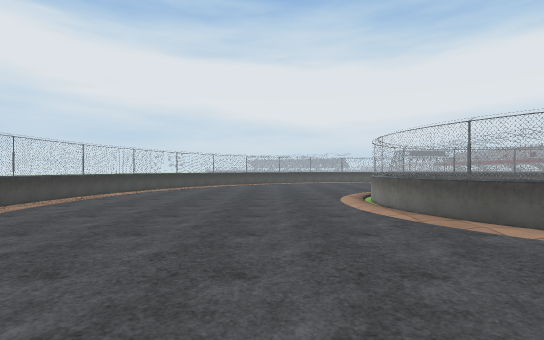
[1] (above)

24 first-person views from a walk through a Unity game level. The camera is 1.4 m above the floor, looks level and sees 85° across. The floor is counted in squares, 2 m on a side. Each view is taken from the middle of a square. On the plan, view 1 faces up. The plan holds only what a view shows up to about 10 squares ahead; the rest is blank. The place goes on beyond the plan. Some surface patterns are stand-ins.

[2]
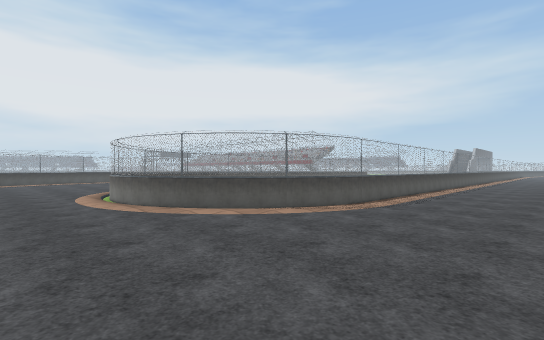

[3]
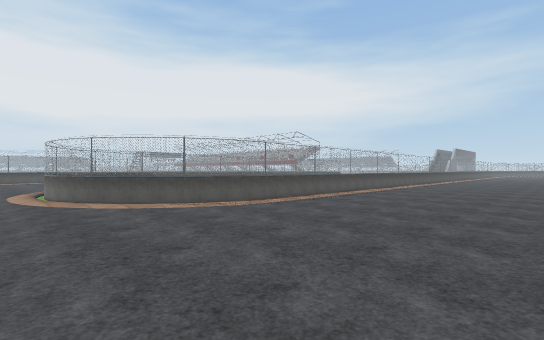

[4]
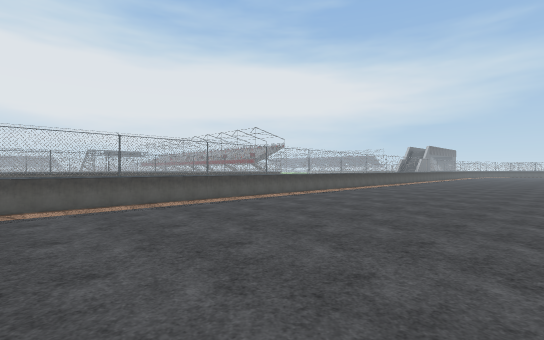

[5]
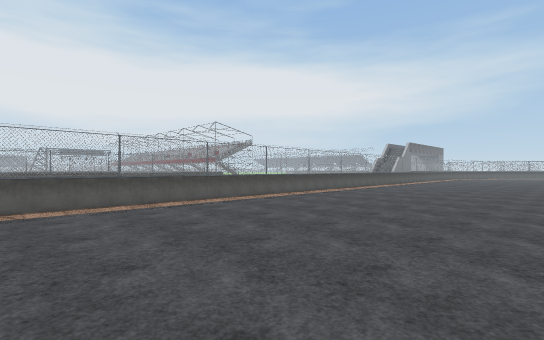

[6]
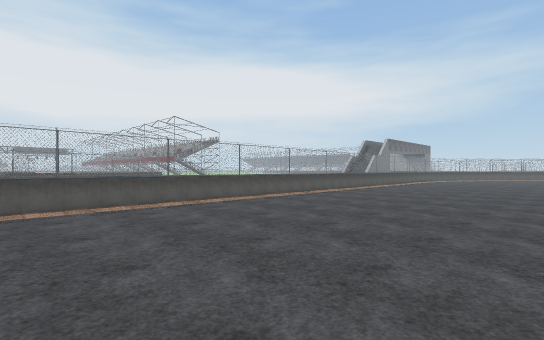

[7]
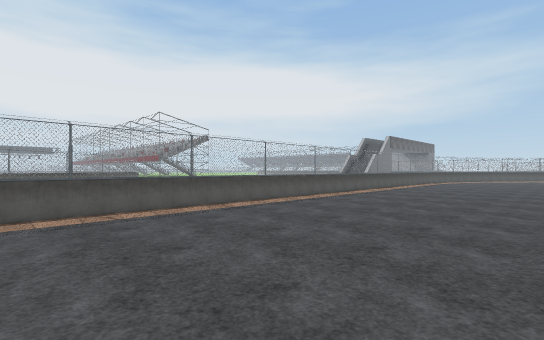

[8]
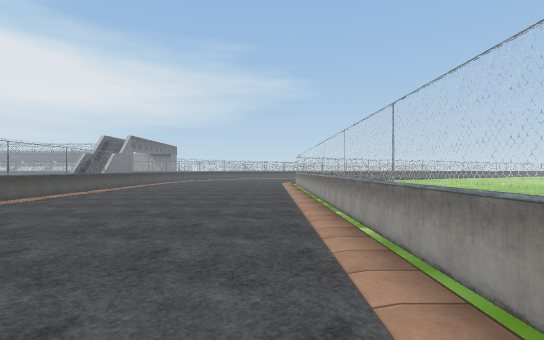

[9]
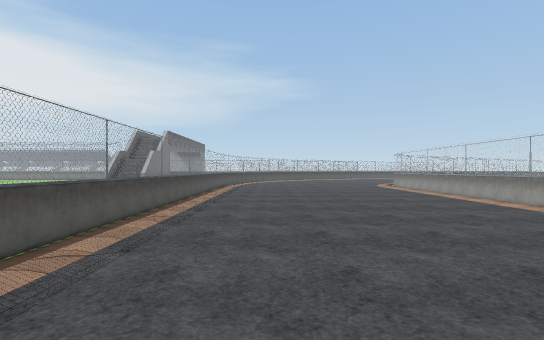

[10]
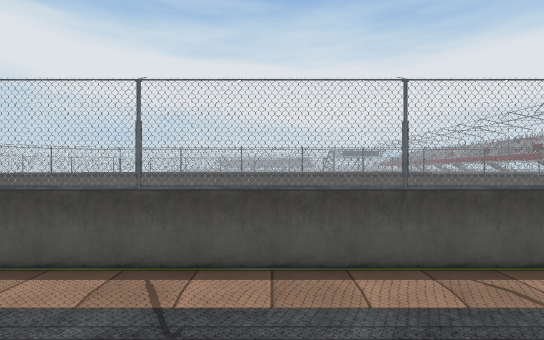

[11]
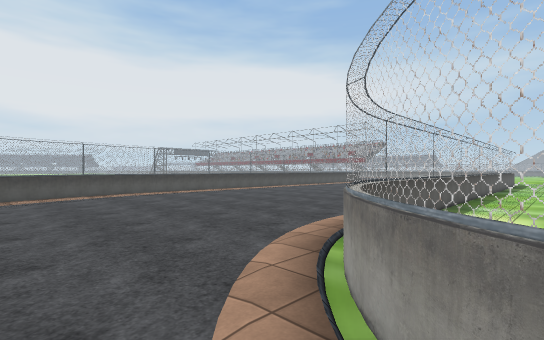

[12]
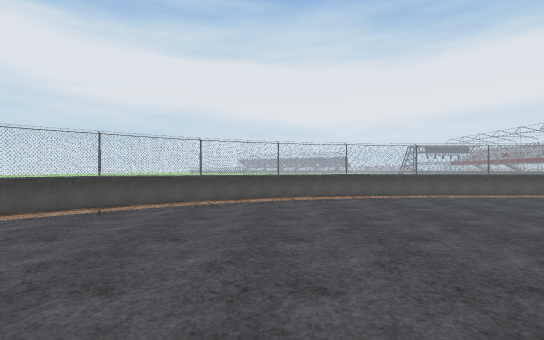

[13]
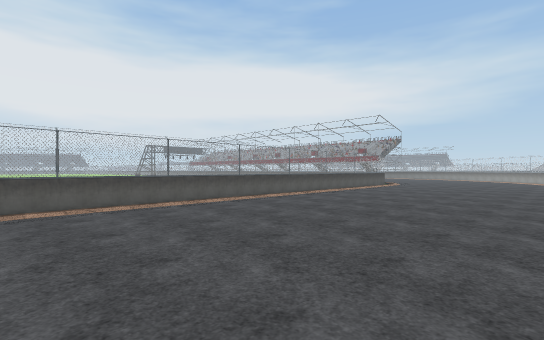

[14]
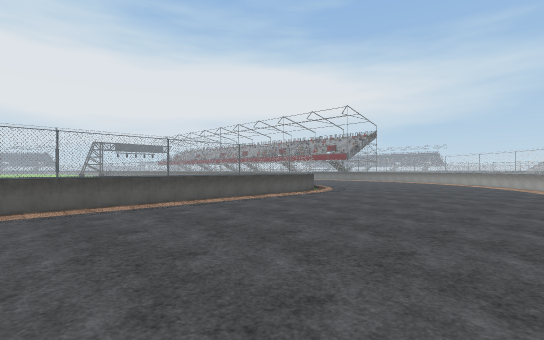

[15]
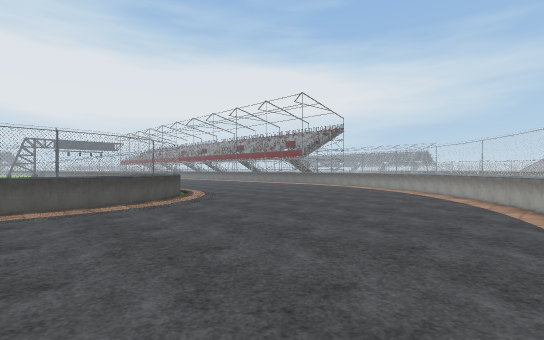

[16]
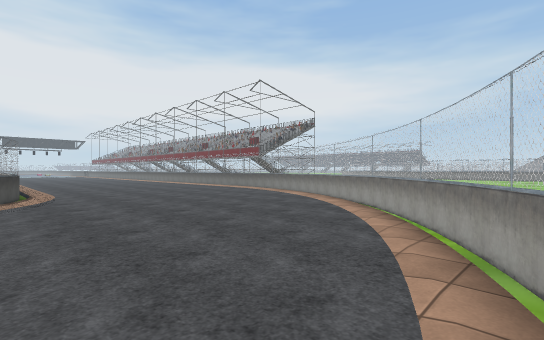

[17]
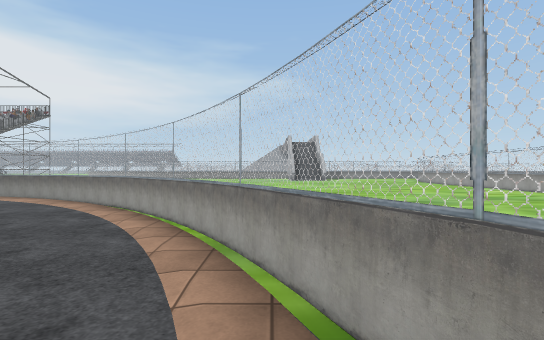

[18]
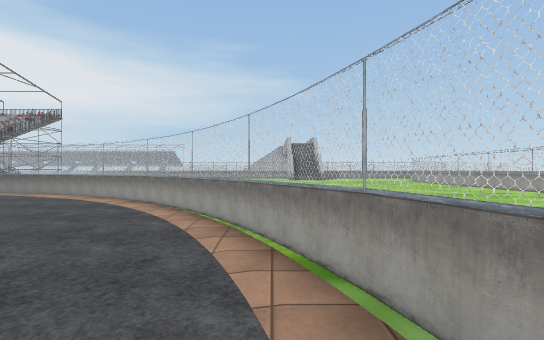

[19]
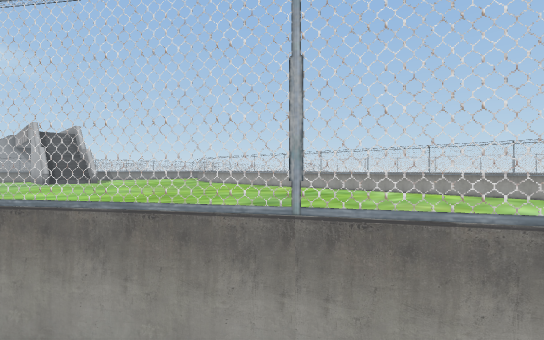

[20]
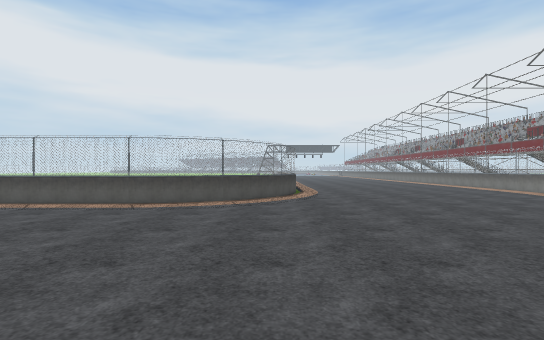

[21]
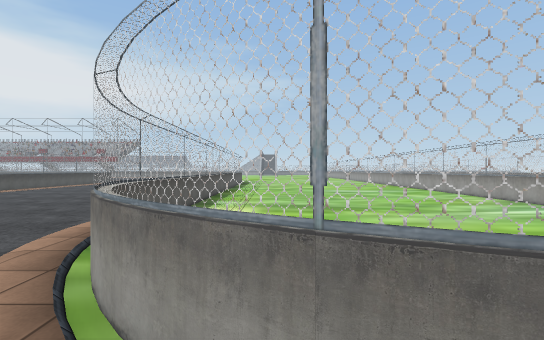

[22]
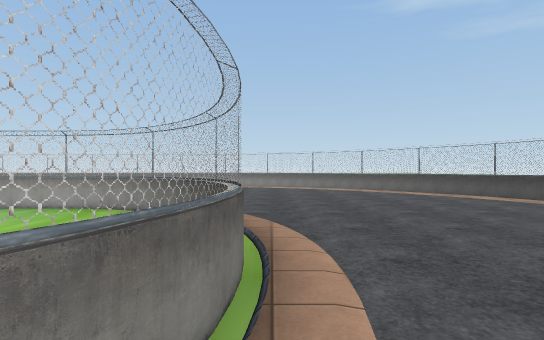

[23]
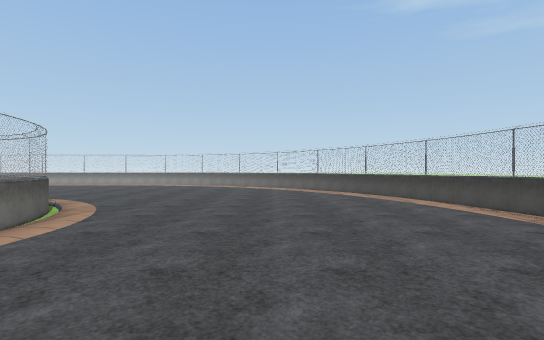

[24]
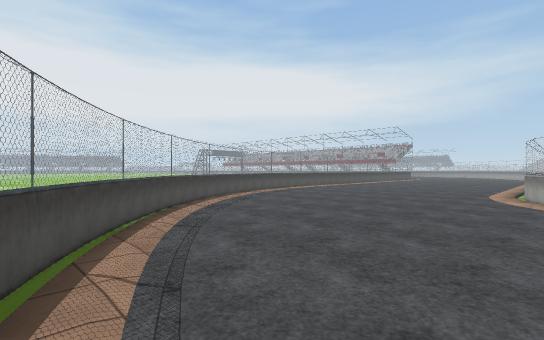

### Floor plan
Key: @ floor where view 1 was taken; # wall or solid block; . floor; = window, fence, low wall or low ledge.
Columns run from 5 left of view 1 to 33 right of it. Each row starts with its distance up from view 1.
 21                            =......=
 20                           #=......=
 19                           =.......=
 18                         #==.......=
 17        ==================........==
 16      #==.........................=
 15     =#..........................##
 14    ==..........................==
 13   ==..........................==
 12  #=..........................#=
 11  =.........................==#       ..
 10 # ........=================#        ...
  9 =.......==# .........             .....
  8 =.......=   ......              .......
  7 =......=#  .......            ........
  6 =......=   .......          .........
  5  ......=# ........          .........
  4 =.......= ........          .........
  3 =.......==#.......          .........
  2 ==........=============================
  1  =.....................................
  0  #=..@.................................
 -1   ==...................................
 -2    = ..................................
 -3       .................................
 -4              ..........................
 -5                            ============

Positions as (right, up) in squares from view 1, and headings:
1: (0, 0), facing up
2: (0, -1), facing up-right
3: (1, -3), facing up-right
4: (8, -4), facing up-right
5: (14, -4), facing up-right
6: (19, -4), facing up-right
7: (21, -3), facing up-right
8: (21, -4), facing right
9: (24, 0), facing right
10: (11, 0), facing up
11: (2, 8), facing up-right
12: (2, 9), facing up
13: (5, 11), facing up-right
14: (11, 11), facing up-right
15: (17, 11), facing up-right
16: (21, 11), facing up-right
17: (21, 11), facing right
18: (20, 11), facing right
19: (23, 12), facing down-right
20: (21, 11), facing up
21: (2, 8), facing right
22: (2, 8), facing down
23: (-1, 9), facing down
24: (-4, 9), facing up-right
